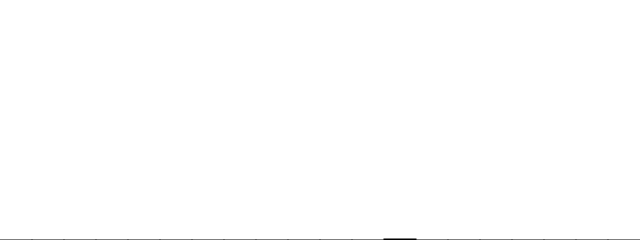
Frame 1 (no input)
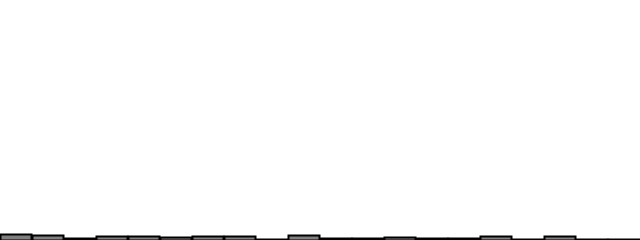
Frame 60 (the mouse pressed at the canvas centre just before this capture)
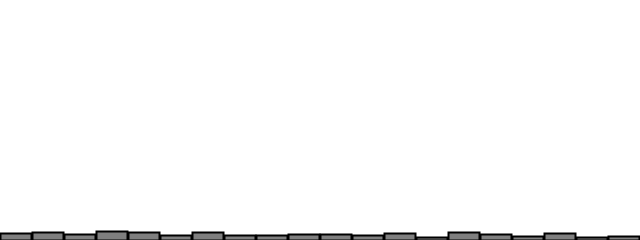
Frame 120 (the mouse held since frame 60 and released just before this capture)

The Processing sketch that drew these frames (run headless with seeded random() and noise(); from frame 60 on, the mouse is pressed at the canvas centre):

// Processing sketch: example_0_2_random_distribution
// ── example_0_2_random_distribution.pde
// The Nature of Code
// Daniel Shiffman
// http://natureofcode.com

// An array to keep track of how often random numbers are picked

int[] randomCounts;
int total = 20;

void setup() {
  size(640, 240);
  randomCounts = new int[total];
  for (int i = 0; i < total; i++) {
    randomCounts[i] = 0;
  }
}

void draw() {
  background(255);
  int index = floor(random(total));
  randomCounts[index]++;

  // Draw a rectangle to graph results
  stroke(0);
  strokeWeight(2);
  fill(127);
  int w = width / randomCounts.length;

  for (int x = 0; x < randomCounts.length; x++) {
    rect(x * w, height - randomCounts[x], w - 1, randomCounts[x]);
  }
}
